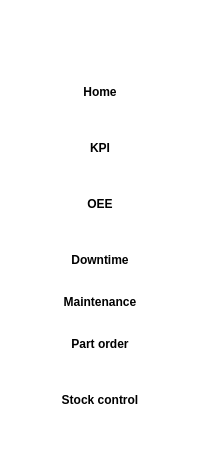
     <widget class="QFrame" name="func_frame">
      <property name="minimumSize">
       <size>
        <width>130</width>
        <height>0</height>
       </size>
      </property>
      <property name="styleSheet">
       <string notr="true">background: #ffffff
</string>
      </property>
      <property name="frameShape">
       <enum>QFrame::NoFrame</enum>
      </property>
      <layout class="QVBoxLayout" name="verticalLayout_88">
       <item>
        <widget class="QLabel" name="logo">
         <property name="minimumSize">
          <size>
           <width>0</width>
           <height>50</height>
          </size>
         </property>
         <property name="maximumSize">
          <size>
           <width>100</width>
           <height>50</height>
          </size>
         </property>
         <property name="styleSheet">
          <string notr="true">background:&quot;white&quot;</string>
         </property>
         <property name="frameShape">
          <enum>QFrame::NoFrame</enum>
         </property>
         <property name="lineWidth">
          <number>0</number>
         </property>
         <property name="midLineWidth">
          <number>0</number>
         </property>
         <property name="text">
          <string/>
         </property>
         <property name="pixmap">
          <pixmap>../../../../../../Icons/Tokin-logo.ico</pixmap>
         </property>
         <property name="scaledContents">
          <bool>true</bool>
         </property>
        </widget>
       </item>
       <item>
        <widget class="QPushButton" name="Home_btn">
         <property name="minimumSize">
          <size>
           <width>0</width>
           <height>50</height>
          </size>
         </property>
         <property name="font">
          <font>
           <weight>75</weight>
           <bold>true</bold>
          </font>
         </property>
         <property name="mouseTracking">
          <bool>true</bool>
         </property>
         <property name="layoutDirection">
          <enum>Qt::LeftToRight</enum>
         </property>
         <property name="text">
          <string>Home</string>
         </property>
         <property name="icon">
          <iconset>
           <normaloff>../../../../../../Icons/Home.ico</normaloff>../../../../../../Icons/Home.ico</iconset>
         </property>
         <property name="iconSize">
          <size>
           <width>30</width>
           <height>30</height>
          </size>
         </property>
         <property name="flat">
          <bool>true</bool>
         </property>
        </widget>
       </item>
       <item>
        <widget class="QPushButton" name="KPI_btn">
         <property name="minimumSize">
          <size>
           <width>0</width>
           <height>50</height>
          </size>
         </property>
         <property name="font">
          <font>
           <weight>75</weight>
           <bold>true</bold>
          </font>
         </property>
         <property name="mouseTracking">
          <bool>true</bool>
         </property>
         <property name="layoutDirection">
          <enum>Qt::LeftToRight</enum>
         </property>
         <property name="text">
          <string>KPI</string>
         </property>
         <property name="icon">
          <iconset>
           <normaloff>../../../../../../Icons/Home.ico</normaloff>../../../../../../Icons/Home.ico</iconset>
         </property>
         <property name="iconSize">
          <size>
           <width>30</width>
           <height>30</height>
          </size>
         </property>
         <property name="flat">
          <bool>true</bool>
         </property>
        </widget>
       </item>
       <item>
        <widget class="QPushButton" name="OEE_btn">
         <property name="minimumSize">
          <size>
           <width>0</width>
           <height>50</height>
          </size>
         </property>
         <property name="font">
          <font>
           <weight>75</weight>
           <bold>true</bold>
          </font>
         </property>
         <property name="mouseTracking">
          <bool>true</bool>
         </property>
         <property name="text">
          <string>OEE</string>
         </property>
         <property name="icon">
          <iconset>
           <normaloff>../../../../../../Icons/OEE.ico</normaloff>../../../../../../Icons/OEE.ico</iconset>
         </property>
         <property name="iconSize">
          <size>
           <width>30</width>
           <height>30</height>
          </size>
         </property>
         <property name="flat">
          <bool>true</bool>
         </property>
        </widget>
       </item>
       <item>
        <widget class="QPushButton" name="Downtime_btn">
         <property name="minimumSize">
          <size>
           <width>0</width>
           <height>50</height>
          </size>
         </property>
         <property name="font">
          <font>
           <weight>75</weight>
           <bold>true</bold>
          </font>
         </property>
         <property name="mouseTracking">
          <bool>true</bool>
         </property>
         <property name="text">
          <string>Downtime</string>
         </property>
         <property name="icon">
          <iconset>
           <normaloff>../../../../../../program/Icons/Downtime.ico</normaloff>../../../../../../program/Icons/Downtime.ico</iconset>
         </property>
         <property name="iconSize">
          <size>
           <width>30</width>
           <height>30</height>
          </size>
         </property>
         <property name="flat">
          <bool>true</bool>
         </property>
        </widget>
       </item>
       <item>
        <widget class="QPushButton" name="Maintenance_btn">
         <property name="font">
          <font>
           <weight>75</weight>
           <bold>true</bold>
          </font>
         </property>
         <property name="mouseTracking">
          <bool>true</bool>
         </property>
         <property name="text">
          <string>Maintenance</string>
         </property>
         <property name="icon">
          <iconset>
           <normaloff>../../../../../../Icons/maintenance.ico</normaloff>../../../../../../Icons/maintenance.ico</iconset>
         </property>
         <property name="iconSize">
          <size>
           <width>30</width>
           <height>30</height>
          </size>
         </property>
         <property name="flat">
          <bool>true</bool>
         </property>
        </widget>
       </item>
       <item>
        <widget class="QPushButton" name="Order_btn">
         <property name="minimumSize">
          <size>
           <width>0</width>
           <height>50</height>
          </size>
         </property>
         <property name="font">
          <font>
           <weight>75</weight>
           <bold>true</bold>
          </font>
         </property>
         <property name="mouseTracking">
          <bool>true</bool>
         </property>
         <property name="text">
          <string>Part order</string>
         </property>
         <property name="icon">
          <iconset>
           <normaloff>../../../../../../Icons/Order.ico</normaloff>../../../../../../Icons/Order.ico</iconset>
         </property>
         <property name="iconSize">
          <size>
           <width>40</width>
           <height>40</height>
          </size>
         </property>
         <property name="flat">
          <bool>true</bool>
         </property>
        </widget>
       </item>
       <item>
        <widget class="QPushButton" name="Stock_btn">
         <property name="minimumSize">
          <size>
           <width>0</width>
           <height>50</height>
          </size>
         </property>
         <property name="font">
          <font>
           <weight>75</weight>
           <bold>true</bold>
          </font>
         </property>
         <property name="mouseTracking">
          <bool>true</bool>
         </property>
         <property name="text">
          <string>Stock control</string>
         </property>
         <property name="icon">
          <iconset>
           <normaloff>../../../../../../Icons/Safety_stock.ico</normaloff>../../../../../../Icons/Safety_stock.ico</iconset>
         </property>
         <property name="iconSize">
          <size>
           <width>30</width>
           <height>30</height>
          </size>
         </property>
         <property name="flat">
          <bool>true</bool>
         </property>
        </widget>
       </item>
       <item>
        <spacer name="verticalSpacer_5">
         <property name="orientation">
          <enum>Qt::Vertical</enum>
         </property>
         <property name="sizeHint" stdset="0">
          <size>
           <width>20</width>
           <height>40</height>
          </size>
         </property>
        </spacer>
       </item>
      </layout>
     </widget>
